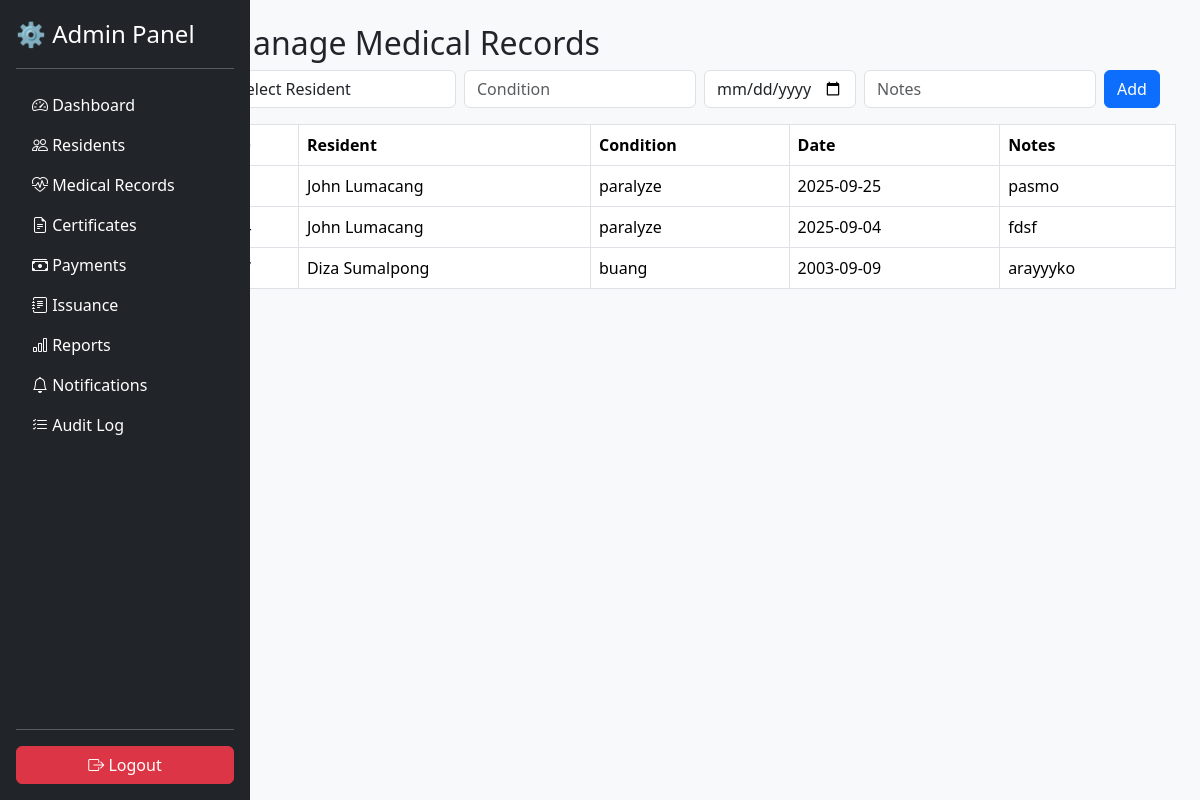
The page /admin/medical.php on the database its author committed.
### tables this page shows
CREATE TABLE `medical_history` (
  `med_id` int(11) NOT NULL,
  `resident_id` varchar(15) NOT NULL,
  `medical_condition` varchar(255) NOT NULL,
  `diagnosis_date` varchar(100) DEFAULT NULL,
  `notes` text DEFAULT NULL,
  `prescribed_by` varchar(100) DEFAULT NULL,
  `created_at` datetime DEFAULT current_timestamp()
);

CREATE TABLE `resident` (
  `resident_id` varchar(15) NOT NULL,
  `user_id` varchar(15) DEFAULT NULL,
  `first_name` varchar(50) DEFAULT NULL,
  `mi` varchar(10) DEFAULT NULL,
  `last_name` varchar(50) DEFAULT NULL,
  `suffix` varchar(10) DEFAULT NULL,
  `birth_date` date DEFAULT NULL,
  `gender` varchar(10) DEFAULT NULL,
  `email` varchar(50) DEFAULT NULL,
  `contact_number` varchar(25) DEFAULT NULL,
  `civil_status` varchar(20) DEFAULT NULL,
  `age` int(11) DEFAULT NULL,
  `nationality` varchar(100) DEFAULT NULL,
  `purok` varchar(50) DEFAULT NULL,
  `barangay` varchar(50) DEFAULT NULL,
  `municipality` varchar(50) DEFAULT NULL,
  `province` varchar(100) DEFAULT NULL,
  `photo` varchar(255) DEFAULT NULL,
  `household_no` int(11) DEFAULT NULL,
  `date_registered` date DEFAULT NULL,
  `approved_by` varchar(50) DEFAULT NULL,
  `status` enum('Pending','Pre-Verified','Verified','Rejected') DEFAULT 'Pending',
  `proof_of_residency` varchar(255) DEFAULT NULL,
  `cedula_number` varchar(50) DEFAULT NULL,
  `verified_at` datetime DEFAULT NULL,
  `remarks` text DEFAULT NULL
);

### admin/medical.php (the view, shortened to what this page needs)
<?php include("../config/db.php"); ?>
<?php include("../includes/header.php"); ?>
<div class="container-fluid">
  <div class="row">
    <div class="col-md-2 p-0">
      <?php include("../includes/sidebar_admin.php"); ?>
    </div>
    <div class="col-md-10 p-4">
      <h2>Manage Medical Records</h2>
      <form method="POST" class="row g-2 mb-3">
        <div class="col-md-3">
          <select name="resident_id" class="form-control" required>
            <option value="">Select Resident</option>
          </select>
        </div>
        <div class="col-md-3">
          <input type="text" name="medical_condition" placeholder="Condition" class="form-control" required>
        </div>
        <div class="col-md-2">
          <input type="date" name="diagnosis_date" class="form-control">
        </div>
        <div class="col-md-3">
          <input type="text" name="notes" placeholder="Notes" class="form-control">
        </div>
        <div class="col-md-1">
          <button type="submit" name="add" class="btn btn-primary">Add</button>
        </div>
      </form>
      <?php
      $result = $conn->query("SELECT mh.med_id, r.first_name, r.last_name, mh.medical_condition, mh.diagnosis_date, mh.notes
                              FROM medical_history mh
                              JOIN resident r ON mh.resident_id = r.resident_id");
      echo "<table class='table table-bordered'><tr><th>ID</th><th>Resident</th><th>Condition</th><th>Date</th><th>Notes</th></tr>";
      while ($row = $result->fetch_assoc()) {
        echo "<tr><td>{$row['med_id']}</td><td>{$row['first_name']} {$row['last_name']}</td><td>{$row['medical_condition']}</td><td>{$row['diagnosis_date']}</td><td>{$row['notes']}</td></tr>";
      }
      echo "</table>";
      ?>
    </div>
  </div>
</div>
<?php include("../includes/footer.php"); ?>

### includes/header.php (style rules this page uses)
body { background: #f8f9fa; }

### rows shown on the page
medical_history: resident.first_name "John", resident.last_name "Lumacang", medical_condition "paralyze", diagnosis_date "2025-09-25", notes "pasmo"
medical_history: resident.first_name "John", resident.last_name "Lumacang", medical_condition "paralyze", diagnosis_date "2025-09-04", notes "fdsf"
medical_history: resident.first_name "Diza", resident.last_name "Sumalpong", medical_condition "buang", diagnosis_date "2003-09-09", notes "arayyyko"
